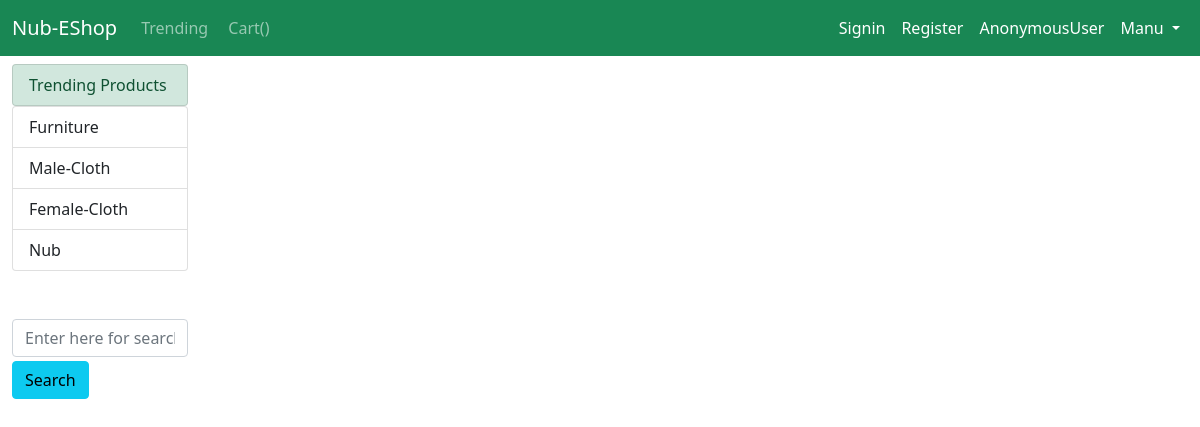
Before: /trending/ with the older database file.
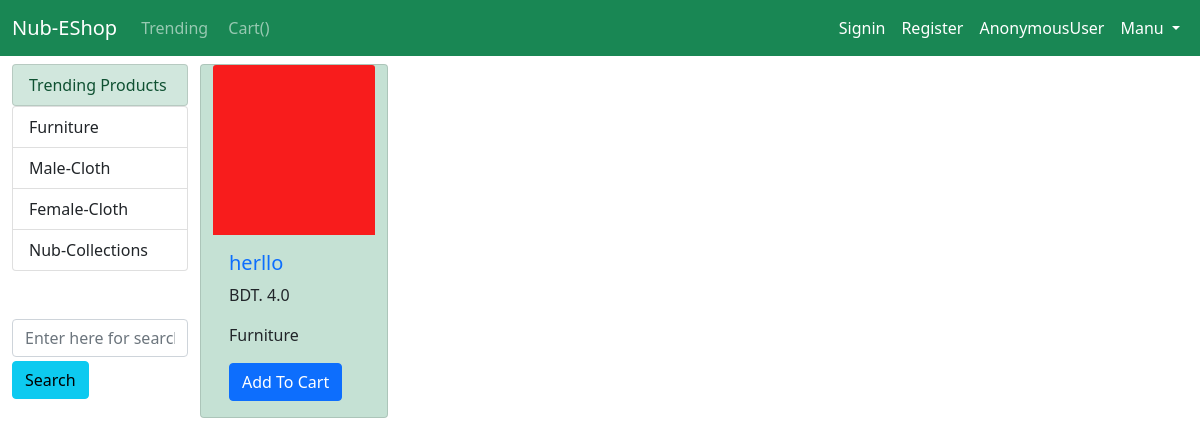
After: the same page with the newer database file.
### home/models/catagory.py (models this page shows)
class Catagory(models.Model):
    name = models.CharField(max_length=20)
    @staticmethod
    def get_all_catagories():
        return Catagory.objects.all()
    def __str__(self):
        return self.name

### home/models/products.py (models this page shows, shortened)
class Products(models.Model):
    pid = models.IntegerField(auto_created=True, primary_key=True)
    title = models.CharField(max_length=60)
    price = models.FloatField(default=0)
    catagory = models.ForeignKey(Catagory, on_delete=models.CASCADE, default=1)
    description = models.TextField(max_length=500, null=True, blank=True)
    image = models.ImageField(upload_to="media/producct/")
    delivery = models.SmallIntegerField(default='3')
    stock = models.BooleanField(default=True)
    @staticmethod
    def get_all_products():
        return Products.objects.all()

### home/views.py (the view)
# urls.py: path('trending/', views.trending, name='trending'),
def trending(request):
    products = Products.get_all_products()
    catagory = Catagory.get_all_catagories()
    catagoryId = request.GET.get('catagory')
    if catagoryId:
        products = Products.get_all_products_by_catagories(catagoryId)
    else:
        products = Products.get_all_products()
    return render(request, 'home/trending.html', context={'product': products, 'catagories': catagory})

### templates/home/trending.html (shortened to what this page needs)
{% extends 'base/base.html' %}
{% block content %}
<div class="container-fluid mt-2">
 <div class="row">
  <div class="col-lg-2 mx-auto">
    <div class="list-group">
      <a href="/trending/" class="list-group-item list-group-item-success  list-group-item-action"> Trending Products</a>
  </div>
  <div class="list-group">
      {% for catagory in catagories %}
    <a href="/trending/?catagory={{ catagory.pid }}" class="list-group-item list-group-item-action">{{catagory.name }}</a>
    {% endfor %}
  </div>
  <div class="search_content mt-5">
    <form method="GET" action="{% url 'search' %}">
      <div class="form-group">
        <input type="text" class="form-control" id="search" name="keywords"  placeholder="Enter here for search">
      </div>
      <button type="submit" class="btn btn-info mt-1">Search</button>
    </form>
  </div>
  </div>
  <div id="products" class="col-lg-10 mx-auto">
    <div class="row">
      {% for items in product %}
      <div class="card mx-0 mb-2 bg-success text-dark bg-opacity-25" style="width: 188px;">
        <img src="{{ items.image.url }}" width="150" height="170" class="card-img-top" alt="...">
        <div class="card-body">
          <a href="{% url 'product_details' items.pid %}" class="text-decoration-none" ><h5>{{items.title}}</h5></a>
          <p class="card-text">BDT. {{items.price}}</p>
          <p class="card-text">{{items.catagory}}</p>
          <a href="#" class="btn btn-primary">Add To Cart</a>
        </div>
      </div>
      {% endfor %}
    </div>
  </div>
 </div>
</div>
{% endblock content %}

Changed rows visible on the page:
changed Catagory: name "Nub" → "Nub-Collections"
added Products: image (picture), title "herllo", price "4.0", catagory "Furniture"
